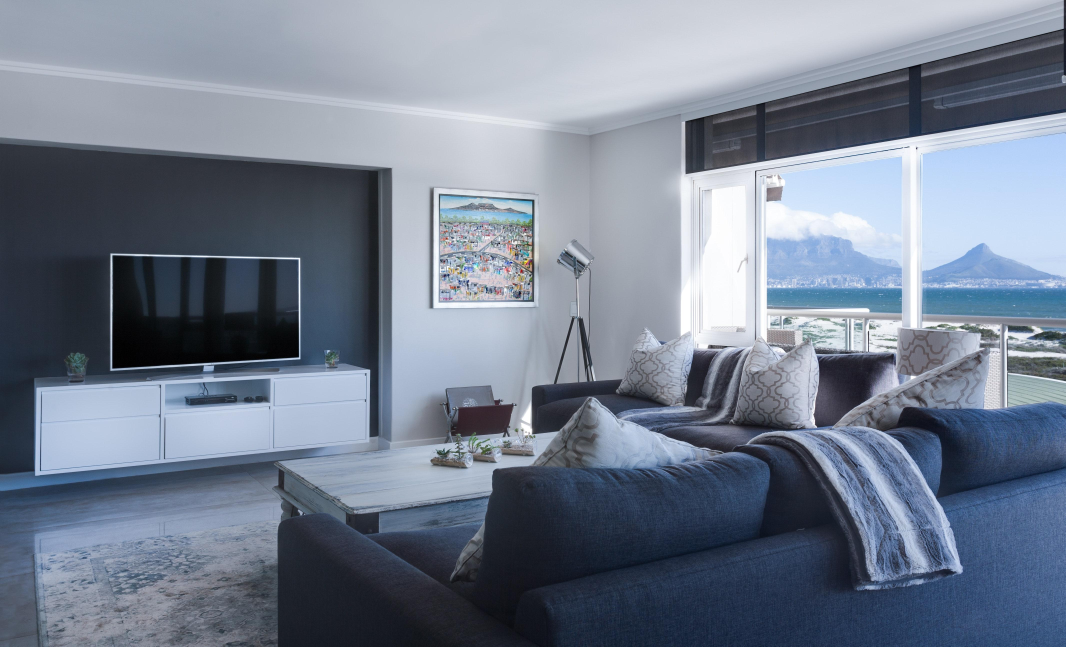
#> input picture Python Practise/Image Manipulation/img4.jpg, 4262 x 2586 px (shown at 1/4 size)
$ python pillow.py
#> lines starting #> are read from the running program, lines starting #| are printed output that depends on the picture
from PIL import Image, ImageFilter
import os


# from pathlib import Path            #####Used for the Location
# script_dir = Path(__file__).parent  #####Used for the Location

size_300 = (300,300)
size_700 = (700,700)

for f in os.listdir('.'):
    if f.endswith('.jpg'):
        i = Image.open(f)
#> i is the input picture: PIL image 4262x2586 RGB; mean R, G, B 117, 127.2, 143.7
        fn, fext = os.path.splitext(f)

        i.save('pngs/{}.png'.format(fn))    ###To save all the jpg into png

        i.thumbnail(size_700)      ###Changing Resolution
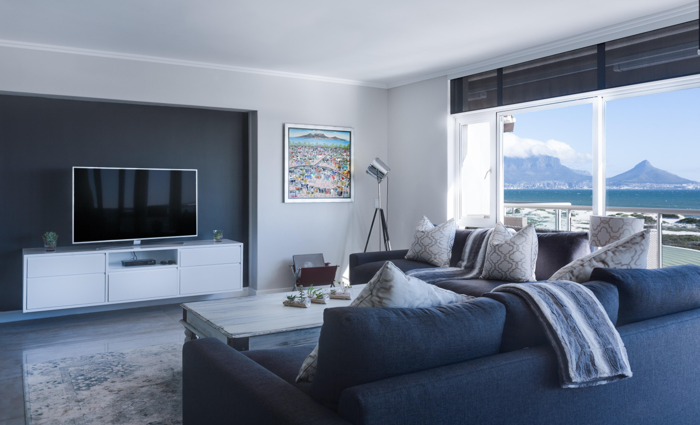
#> i: PIL image 700x425 RGB; mean R, G, B 116.9, 127.1, 143.6
        i.save('700/{}_700{}'.format(fn, fext))

        i.thumbnail(size_300)      ###Changing Resolution
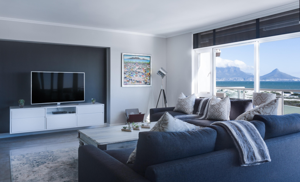
#> i: PIL image 300x182 RGB; mean R, G, B 116.9, 127.1, 143.6
        i.save('300/{}_300{}'.format(fn, fext))

image1 = Image.open('img4.jpg')
image1.save('img4.png') ###To save jpg into png

image1.rotate(90).save('img4_mod.jpg')   ###To rotate the photo
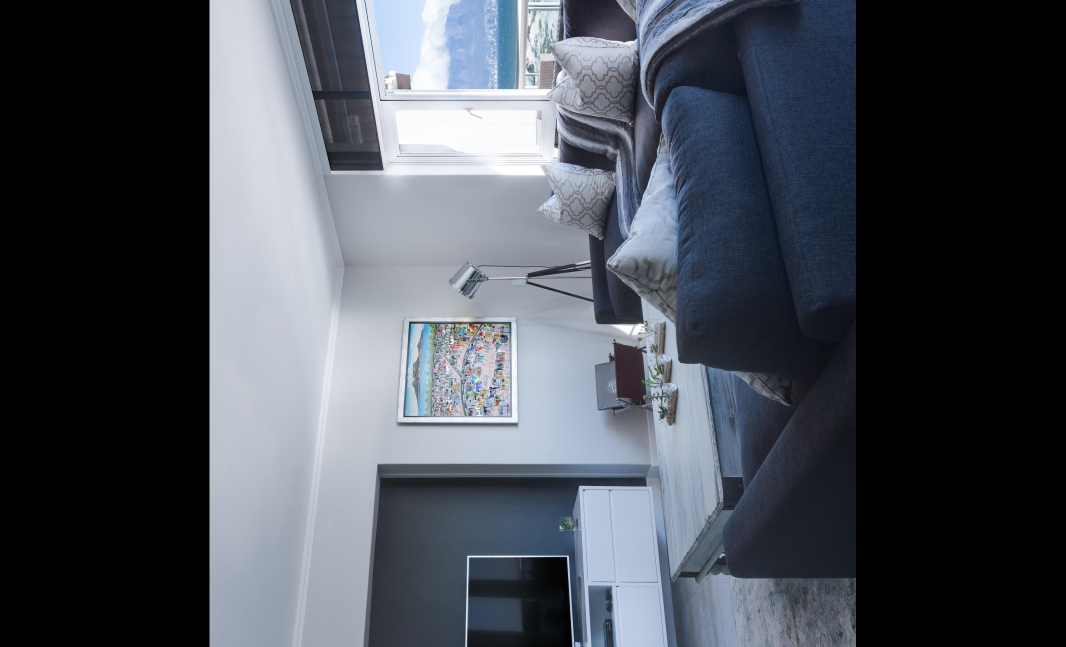
#> saved as img4_mod.jpg: PIL image 4262x2586 RGB (shown at 1/4 size); mean R, G, B 73.9, 78.9, 87.3

image1.convert(mode='L').save('img4_mod.jpg')   ###To change the color
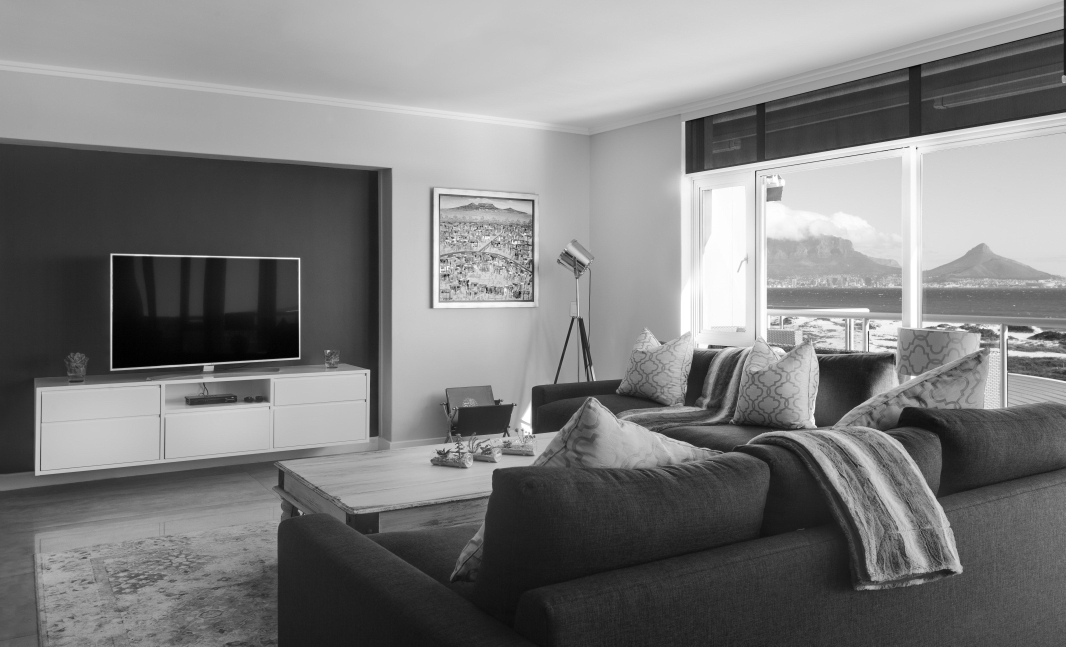
#> saved as img4_mod.jpg: PIL image 4262x2586 L (shown at 1/4 size); min 0, max 255, mean 126.1

image1.filter(ImageFilter.GaussianBlur(15)).save('img4_mod.jpg')  ###TO BLUR The Image
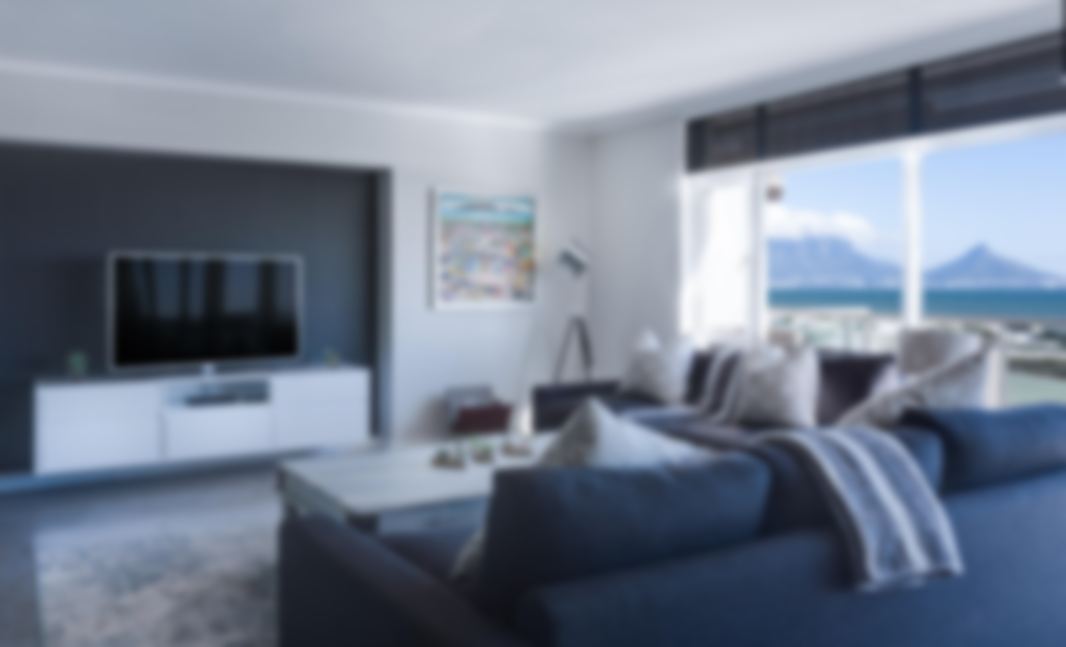
#> saved as img4_mod.jpg: PIL image 4262x2586 RGB (shown at 1/4 size); mean R, G, B 117, 127.2, 143.7
